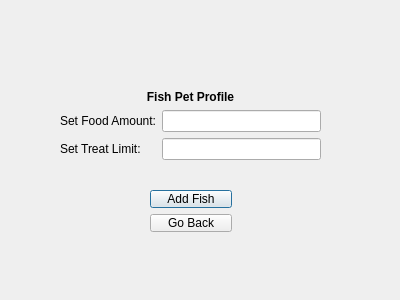
<?xml version="1.0" encoding="UTF-8"?>
<ui version="4.0">
 <class>FishPP</class>
 <widget class="QDialog" name="FishPP">
  <property name="geometry">
   <rect>
    <x>0</x>
    <y>0</y>
    <width>400</width>
    <height>300</height>
   </rect>
  </property>
  <property name="windowTitle">
   <string>Dialog</string>
  </property>
  <widget class="QWidget" name="formLayoutWidget">
   <property name="geometry">
    <rect>
     <x>60</x>
     <y>90</y>
     <width>261</width>
     <height>91</height>
    </rect>
   </property>
   <layout class="QFormLayout" name="formLayout">
    <item row="0" column="0" colspan="2">
     <widget class="QLabel" name="label">
      <property name="font">
       <font>
        <bold>true</bold>
       </font>
      </property>
      <property name="autoFillBackground">
       <bool>true</bool>
      </property>
      <property name="frameShape">
       <enum>QFrame::Shape::NoFrame</enum>
      </property>
      <property name="text">
       <string>Fish Pet Profile</string>
      </property>
      <property name="textFormat">
       <enum>Qt::TextFormat::AutoText</enum>
      </property>
      <property name="alignment">
       <set>Qt::AlignmentFlag::AlignCenter</set>
      </property>
     </widget>
    </item>
    <item row="1" column="0">
     <widget class="QLabel" name="label_2">
      <property name="text">
       <string>Set Food Amount:</string>
      </property>
     </widget>
    </item>
    <item row="1" column="1">
     <widget class="QLineEdit" name="editFoodAmount"/>
    </item>
    <item row="2" column="0">
     <widget class="QLabel" name="label_3">
      <property name="text">
       <string>Set Treat Limit:</string>
      </property>
     </widget>
    </item>
    <item row="2" column="1">
     <widget class="QLineEdit" name="editTreatLimit"/>
    </item>
   </layout>
  </widget>
  <widget class="QWidget" name="layoutWidget">
   <property name="geometry">
    <rect>
     <x>150</x>
     <y>190</y>
     <width>82</width>
     <height>42</height>
    </rect>
   </property>
   <layout class="QVBoxLayout" name="verticalLayout">
    <item>
     <widget class="QPushButton" name="btnAddPet">
      <property name="autoFillBackground">
       <bool>false</bool>
      </property>
      <property name="text">
       <string>Add Fish</string>
      </property>
     </widget>
    </item>
    <item>
     <widget class="QPushButton" name="btnGoBack">
      <property name="maximumSize">
       <size>
        <width>230</width>
        <height>18</height>
       </size>
      </property>
      <property name="text">
       <string>Go Back</string>
      </property>
     </widget>
    </item>
   </layout>
  </widget>
 </widget>
 <resources/>
 <connections/>
</ui>
